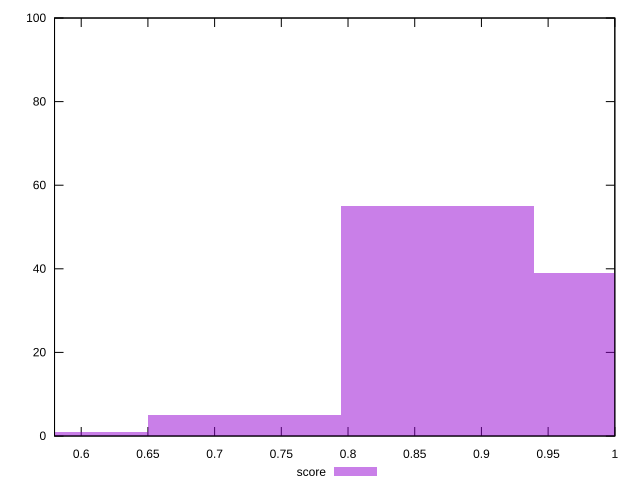

The gnuplot source for this figure:
reset

$score <<EOF
0.5781001444528717 1
0.7226251805660897 5
1.0116752527925255 39
0.8671502166793076 55
EOF

set key outside below
set boxwidth 0.14452503611321793
set xrange [0.58:1]
set yrange [0:100]
set trange [0:100]
set style fill transparent solid 0.5 noborder
set terminal svg size 640, 490 enhanced background rgb 'white'
set output "report_00017_2021-02-10T15-08-03.406Z/unused-css-rules/samples/pages/score/histogram.svg"

plot $score title "score" with boxes

reset
